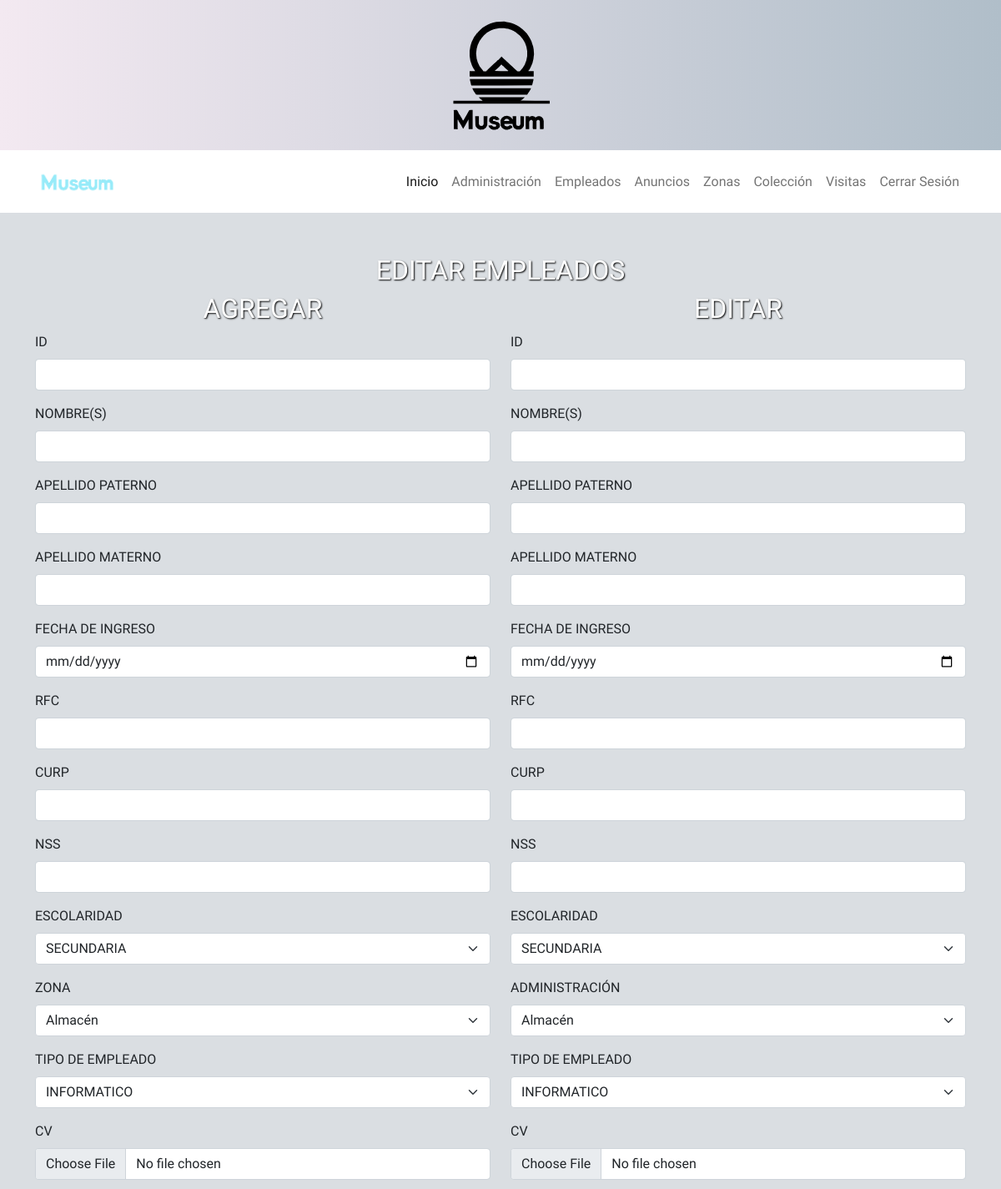
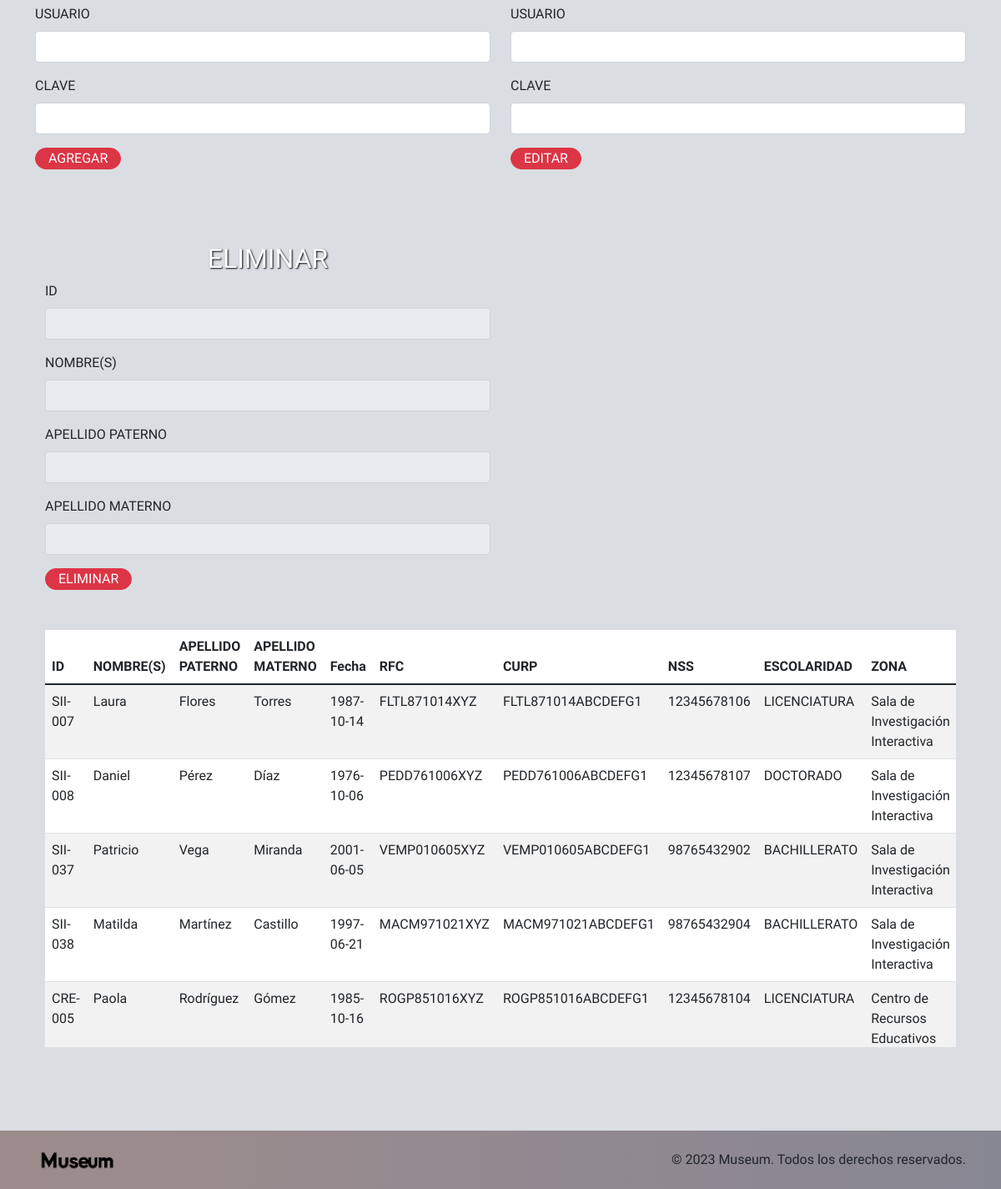
Page /indicacionesAdmin.php?ruta=editarempleados (signed in) on the committed database (2 pictures, top to bottom).
### tables this page shows
CREATE TABLE `empleados` (
  `id` varchar(20) NOT NULL,
  `nombre` varchar(30) DEFAULT NULL,
  `apellido_paterno` varchar(30) DEFAULT NULL,
  `apellido_materno` varchar(30) DEFAULT NULL,
  `fecha_ingreso` date DEFAULT NULL,
  `rfc` varchar(20) DEFAULT NULL,
  `curp` varchar(20) DEFAULT NULL,
  `nss` varchar(20) DEFAULT NULL,
  `escolaridad` varchar(20) DEFAULT NULL,
  `cv` varchar(100) DEFAULT NULL,
  `tipo` varchar(30) DEFAULT NULL,
  `usuario` varchar(30) DEFAULT NULL,
  `clave` varchar(30) DEFAULT NULL,
  `id_zona` varchar(50) DEFAULT NULL,
  PRIMARY KEY (`id`),
  UNIQUE KEY `rfc` (`rfc`),
  UNIQUE KEY `curp` (`curp`),
  UNIQUE KEY `nss` (`nss`)
);

CREATE TABLE `zona_museo` (
  `id` varchar(20) NOT NULL,
  `estado` varchar(30) DEFAULT NULL,
  `nombre` varchar(50) DEFAULT NULL,
  `id_administracion` int(11) DEFAULT NULL,
  PRIMARY KEY (`id`)
);

### Modelo/ConexionBD.php (called while the page is built)
<?php
    class ConexionBD{
        static public function cBD(){
            try{
                $bd = new PDO("mysql:host=localhost;dbname=museum", "root", "");
                return $bd;
            } catch(PDOException $e){
                die('Connected failed: '.$e->getMessage());
            }
        }
    }
?>

### Modelo/EmpleadosM.php (called while the page is built, shortened)
<?php
    require_once "ConexionBD.php";
    class EmpleadosM extends ConexionBD{
        static public function MostrarEmpleadosM($tablaBD){
            $pdo = ConexionBD::cBD() -> prepare("SELECT e.id, e.nombre, e.apellido_paterno, e.apellido_materno, e.fecha_ingreso, e.rfc, e.curp, e.nss,
                e.escolaridad, z.nombre as area, e.cv, e.tipo, e.usuario, e.clave FROM $tablaBD e JOIN zona_museo z ON e.id_zona = z.id ORDER BY z.id DESC");
            $pdo -> execute();
            return $pdo -> fetchAll();
        }
    }
?>

### Controlador/RutasC.php (called while the page is built, shortened)
<?php
    class RutasControlador{
        public function Plantilla(){
            include "Vista/plantillaAdmin.php";
        }
        public function Rutas(){
            if(isset($_GET["ruta"])){
                $rutas = $_GET["ruta"];
            }else{
                $rutas = "indicacionesAdmin";
            }
            $respuesta = Modelo::RutasModelo($rutas);
            include $respuesta;
        }
    }
?>

### indicacionesAdmin.php (called while the page is built, shortened)
<?php
    require_once "Controlador/RutasC.php";
    require_once "Controlador/EmpleadosC.php";
    require_once "Modelo/EmpleadosM.php";
    require_once "Controlador/ZonasC.php";
    $rutas = new RutasControlador();
    $rutas -> Plantilla();
?>

### Controlador/EmpleadosC.php (the view, shortened to what this page needs)
<?php
    class EmpleadosC{
        public function MostrarEmpleadosC(){
            $tablaBD = "empleados";
            $respuesta = EmpleadosM::MostrarEmpleadosM($tablaBD);
            foreach($respuesta as $key => $value){
            echo
                '<tr>
                    <td>'.$value["id"].'</td>
                    <td>'.$value["nombre"].'</td>
                    <td>'.$value["apellido_paterno"].'</td>
                    <td>'.$value["apellido_materno"].'</td>
                    <td>'.$value["fecha_ingreso"].'</td>
                    <td>'.$value["rfc"].'</td>
                    <td>'.$value["curp"].'</td>
                    <td>'.$value["nss"].'</td>
                    <td>'.$value["escolaridad"].'</td>
                    <td>'.$value["area"].'</td>
                    <td>'.$value["tipo"].'</td>
                    <td><a href="Vista/img/empleados/'.$value["cv"].'" target="_blank">'.$value["cv"].'</a></td>
                    <td>'.$value["usuario"].'</td>
                    <td>'.$value["clave"].'</td>
                    <th class="boton">ESCOGER</th>
                </tr>';
            }
        }
    }
?>

### Vista/css/sesiones.css (style rules this page uses)
body { font-family: 'Work Sans', sans-serif; }

### rows in the picture
empleados: id "SII-007", nombre "Laura", apellido_paterno "Flores", apellido_materno "Torres", fecha_ingreso "1987-10-14", rfc "FLTL871014XYZ", curp "FLTL871014ABCDEFG1", nss "12345678106", escolaridad "LICENCIATURA", zona_museo.nombre "Sala de Investigación Interactiva"
empleados: id "SII-008", nombre "Daniel", apellido_paterno "Pérez", apellido_materno "Díaz", fecha_ingreso "1976-10-06", rfc "PEDD761006XYZ", curp "PEDD761006ABCDEFG1", nss "12345678107", escolaridad "DOCTORADO", zona_museo.nombre "Sala de Investigación Interactiva"
empleados: id "SII-037", nombre "Patricio", apellido_paterno "Vega", apellido_materno "Miranda", fecha_ingreso "2001-06-05", rfc "VEMP010605XYZ", curp "VEMP010605ABCDEFG1", nss "98765432902", escolaridad "BACHILLERATO", zona_museo.nombre "Sala de Investigación Interactiva"
empleados: id "SII-038", nombre "Matilda", apellido_paterno "Martínez", apellido_materno "Castillo", fecha_ingreso "1997-06-21", rfc "MACM971021XYZ", curp "MACM971021ABCDEFG1", nss "98765432904", escolaridad "BACHILLERATO", zona_museo.nombre "Sala de Investigación Interactiva"
empleados: id "CRE-005", nombre "Paola", apellido_paterno "Rodríguez", apellido_materno "Gómez", fecha_ingreso "1985-10-16", rfc "ROGP851016XYZ", curp "ROGP851016ABCDEFG1", nss "12345678104", escolaridad "LICENCIATURA", zona_museo.nombre "Centro de Recursos Educativos"

### other values in the picture
form field zonaempA "Almacén"
form field zonaempE "Almacén"
